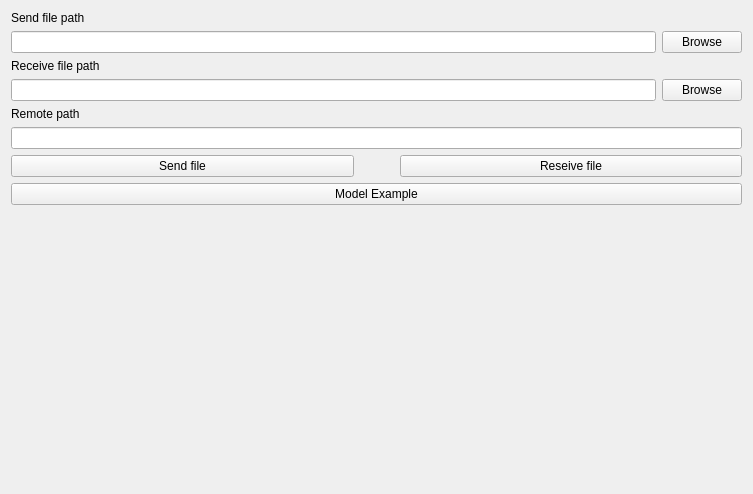
<?xml version="1.0" encoding="UTF-8"?>
<ui version="4.0">
 <class>UCurlFtpClientTestWidget</class>
 <widget class="QWidget" name="UCurlFtpClientTestWidget">
  <property name="geometry">
   <rect>
    <x>0</x>
    <y>0</y>
    <width>753</width>
    <height>494</height>
   </rect>
  </property>
  <property name="sizePolicy">
   <sizepolicy hsizetype="Ignored" vsizetype="Ignored">
    <horstretch>0</horstretch>
    <verstretch>0</verstretch>
   </sizepolicy>
  </property>
  <property name="windowTitle">
   <string>Form</string>
  </property>
  <property name="autoFillBackground">
   <bool>false</bool>
  </property>
  <layout class="QVBoxLayout" name="verticalLayout_2">
   <item>
    <widget class="QLabel" name="labelSendFilePath">
     <property name="text">
      <string>Send file path</string>
     </property>
    </widget>
   </item>
   <item>
    <layout class="QHBoxLayout" name="horizontalLayout">
     <item>
      <widget class="QLineEdit" name="lineEditSendFilePath"/>
     </item>
     <item>
      <widget class="QPushButton" name="pushButtonBrowse">
       <property name="text">
        <string>Browse</string>
       </property>
      </widget>
     </item>
    </layout>
   </item>
   <item>
    <widget class="QLabel" name="labelReceiveFilePath">
     <property name="text">
      <string>Receive file path</string>
     </property>
    </widget>
   </item>
   <item>
    <layout class="QHBoxLayout" name="horizontalLayout_3">
     <item>
      <widget class="QLineEdit" name="lineEditReceiveFilePath"/>
     </item>
     <item>
      <widget class="QPushButton" name="pushButtonBrowseReceivePath">
       <property name="text">
        <string>Browse</string>
       </property>
      </widget>
     </item>
    </layout>
   </item>
   <item>
    <widget class="QLabel" name="labelRemotePath">
     <property name="text">
      <string>Remote path</string>
     </property>
    </widget>
   </item>
   <item>
    <widget class="QLineEdit" name="lineEditRemotePath"/>
   </item>
   <item>
    <layout class="QHBoxLayout" name="horizontalLayout_2">
     <item>
      <widget class="QPushButton" name="pushButtonSendFile">
       <property name="text">
        <string>Send file</string>
       </property>
      </widget>
     </item>
     <item>
      <spacer name="horizontalSpacer">
       <property name="orientation">
        <enum>Qt::Horizontal</enum>
       </property>
       <property name="sizeType">
        <enum>QSizePolicy::Fixed</enum>
       </property>
       <property name="sizeHint" stdset="0">
        <size>
         <width>40</width>
         <height>20</height>
        </size>
       </property>
      </spacer>
     </item>
     <item>
      <widget class="QPushButton" name="pushButtonReceiveFile">
       <property name="text">
        <string>Reseive file</string>
       </property>
      </widget>
     </item>
    </layout>
   </item>
   <item>
    <widget class="QPushButton" name="pushButtonModelExample">
     <property name="text">
      <string>Model Example</string>
     </property>
    </widget>
   </item>
   <item>
    <spacer name="verticalSpacer">
     <property name="orientation">
      <enum>Qt::Vertical</enum>
     </property>
     <property name="sizeHint" stdset="0">
      <size>
       <width>20</width>
       <height>40</height>
      </size>
     </property>
    </spacer>
   </item>
  </layout>
 </widget>
 <resources/>
 <connections/>
</ui>
